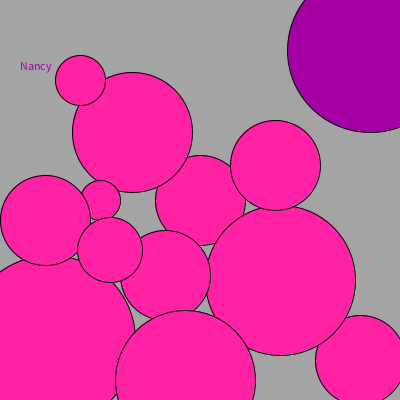
Frame 1 (no input)
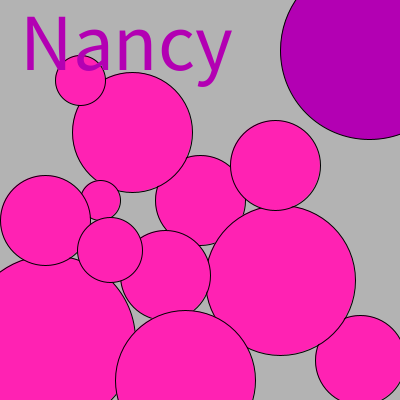
Frame 60 (the mouse pressed at the canvas centre just before this capture)
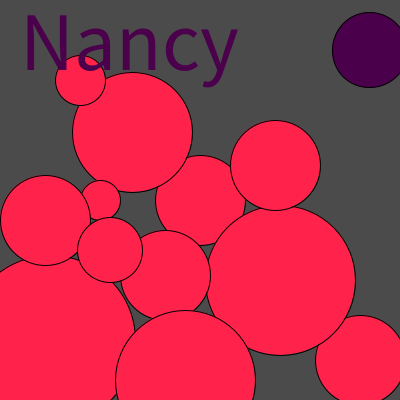
Frame 120 (the mouse held since frame 60 and released just before this capture)

The Processing sketch that drew these frames (run headless with seeded random() and noise(); from frame 60 on, the mouse is pressed at the canvas centre):

// Processing sketch: processing_109286
// ── processing_109286.pde

//Nancy Own - Visual Studios
//Assignment #1/2  09/12/13



void setup() {

// set window size
size(400,400);
// styling
smooth();


}

void draw() {
  
  float bg = random(255);
  background(bg);
 //randomize colors of pink circles 
 //drwaing ellipses
  fill (255,34,bg);
  ellipse (200,200,90,90);
  ellipse (132,132,120,120);
  ellipse (80,80,50,50);
  ellipse (360,360,90,90);
  ellipse (280,280,150,150);
  ellipse (275,165,90,90);
  ellipse (100,200,40,40);
  ellipse (50,340,170,170);
  ellipse (165,275,90,90);
  ellipse (45,220,90,90);
  ellipse (110,250,65,65);
  ellipse (185,380,140,140);
  //randomize color of radius changing cirlce
  fill (bg,0,bg);
  //random radius
  ellipse (370,50,bg,bg);
  //add text to composition
  text("Nancy", 20, 70);
  //randomize text size
  float name = random(100);
  textSize(name);
  


}
